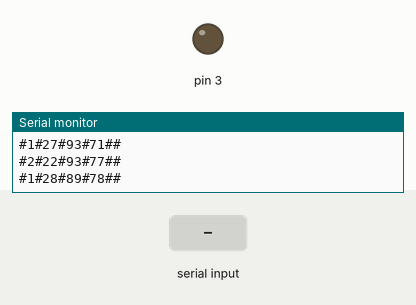
Recording of a sketch running on a simulated Arduino Uno, built with avr-gcc and run on an emulated ATmega328P. Shown: output pins drawn as LEDs (lit = HIGH), the last lines printed to the serial monitor. Inputs (shaded band) come from the test bench. Random numbers use the default seed unless the sketch sets one.

Above: at 1.2 s.
1.3 s: "F\n" received over Serial
At 2.2 s:
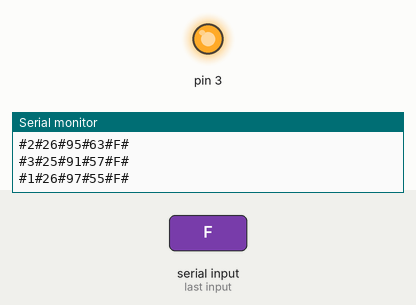
2.8 s: "S\n" received over Serial
At 3.3 s:
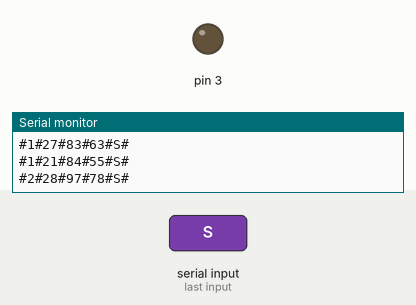
Timing chart, 0 to 5.8 s (numbered marks = the images above; inputs shaded):
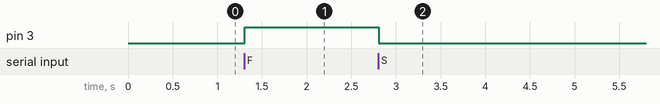

Measured:
- after the input at 1.3 s, pin 3: LOW → HIGH at once
- after the input at 2.8 s, pin 3: HIGH → LOW at once

The sketch:

ser.ino
```cpp
String data;
int mode, temp, spo2, hr;


void setup()
{
  pinMode(3, OUTPUT);
  digitalWrite(3, LOW);
  Serial.begin(9600);
}

void loop()
{

  mode = random(1, 4);
  temp = random(20, 30);
  spo2 = random(80, 100);
  hr   = random(55, 80);

  String Message = create_Formatted_Msg();

  Serial.write(Message.c_str());

  if (Serial.available())
  {
    data = Serial.readStringUntil('\n');
//    input = Serial.read();
    if(data.equals("F")){
      Serial.println("F");
      digitalWrite(3, HIGH);
    } else if (data.equals("S")){
      Serial.println("S");
      digitalWrite(3, LOW);
    }

  }
}


String create_Formatted_Msg()
{
  String Current_Mode_String = String(mode);
  String Temperature_String = String(temp);
  String HeartRate_String = String(spo2);
  String SPO2_String = String(hr);
  String input_String = String(data);

  // Format Message: #ID#Current_Mode#Temperature#Heartrate#SPO2#
  String FormattedMessage = '#' + Current_Mode_String + '#' + Temperature_String + '#' + HeartRate_String + '#' + SPO2_String + '#' + input_String+ '#' + '\n' ;

  return FormattedMessage;
}
```
